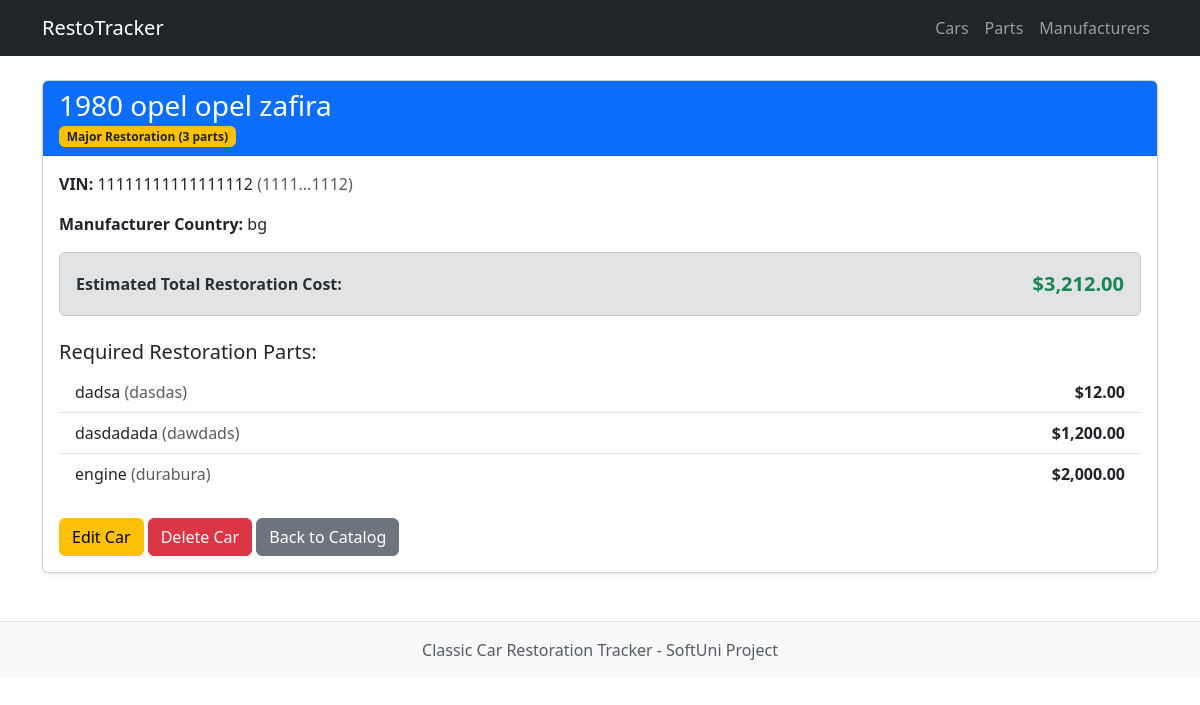
/vehicles/2/, run on the app's committed database.
### vehicles/models.py (models this page shows, shortened)
class ClassicCar(models.Model):
    model_name = models.CharField(
        max_length=100,
    )
    manufacture_year = models.PositiveIntegerField(
        validators=[
            MinValueValidator(1886, message='Manufacture year must be 1886 or later (invention of the automobile)'),
            MaxValueValidator(1990, message='A classic car must have been manufactured in 1990 or earlier.')
        ],
        help_text='Year must be between 1886 and 1990.'
    )
    vin = models.CharField(
        max_length=17,
        unique=True,
        validators=[
            RegexValidator(
                regex=r'^[A-HJ-NPR-Z0-9]{17}$',
                message='VIN must be exactly 17 alphanumerical characters (standard VIN excludes letters I, O and Q).'
            )
        ],
        error_messages={
            'unique': 'A vehicle with that VIN already exists.'
        },
        help_text='17-character unique Vehicle Identification Number (VIN).'
    )
    manufacturer = models.ForeignKey(
        to=Manufacturer,
        on_delete=models.CASCADE,
        related_name='cars',
    )
    required_parts = models.ManyToManyField(
        to=RestorationPart,
        related_name='cars',
        blank=True,
    )
    class Meta:
        ordering = ['-manufacture_year', 'model_name']
        verbose_name = 'Classic Car'
        verbose_name_plural = 'Classic Cars'

### brands/models.py (models this page shows, shortened)
class Manufacturer(models.Model):
    name = models.CharField(
        max_length=100,
        unique=True,
        error_messages={
            'unique': 'A manufacturer with this brand name already exists.'
        }
    )
    country = models.CharField(
        max_length=100,
    )
    established_year = models.PositiveIntegerField(
        validators=[
            MinValueValidator(1700, message='Established year must be 1700 or later.')
        ],
        help_text='Year the brand was established'
    )
    class Meta:
        ordering = ['name',]
        verbose_name = 'Manufacturer'
        verbose_name_plural = 'Manufacturers'

### parts/models.py (models this page shows, shortened)
class RestorationPart(models.Model):
    name = models.CharField(
        max_length=100,
    )
    part_number = models.CharField(
        max_length=50,
        unique=True,
        validators=[
            MinLengthValidator(3, message='Part number must be at least 3 characters long.')
        ],
        error_messages={
            'unique': 'A restoration part with that number already exists.'
        }
    )
    price = models.DecimalField(
        max_digits=10,
        decimal_places=2,
        validators=[
            MinValueValidator(Decimal('0.01'), message='Price must be at least $0.01/')
        ],
        help_text='Cost of the part in USD.'
    )
    class Meta:
        ordering = ['name', 'price']
        verbose_name = 'Restoration Part'
        verbose_name_plural = 'Restoration Parts'

### vehicles/views.py (the view)
# urls.py: path('', ClassicCarDetailView.as_view(), name='car-detail'),
class ClassicCarDetailView(DetailView):
    model = ClassicCar
    template_name = 'vehicles/car_detail.html'
    context_object_name = 'car'

### vehicles/templatetags/vehicle_tags.py (called while the page is built)
@register.filter(name='currency')
def currency(value):
    if value is None or value == '':
        return '$0.00'
    try:
        val = Decimal(str(value))
        return f"${val:,.2f}"
    except (ValueError, TypeError):
        return value

@register.filter(name='total_parts_cost')
def total_parts_cost(car):
    if not car:
        return '$0.00'
    total = sum(part.price for part in car.required_parts.all())
    return f"${total:,.2f}"

@register.filter(name='mask_vin')
def mask_vin(vin):
    if not vin or len(vin) < 10:
        return vin
    return f"{vin[:4]}...{vin[-4:]}"

@register.simple_tag
def restoration_status_badge(car):
    count = car.required_parts.count()
    if count == 0:
        return '<span class="badge bg-success">Ready / No Parts Needed</span>'
    elif count <= 2:
        return f'<span class="badge bg-info text-dark">Minor Restoration ({count} parts)</span>'
    else:
        return f'<span class="badge bg-warning text-dark">Major Restoration ({count} parts)</span>'

### templates/vehicles/car_detail.html
{% extends 'base.html' %}
{% load vehicle_tags %}
{% block content %}
<div class="card shadow-sm mt-4">
    <div class="card-header bg-primary text-white">
        <h3 class="mb-0">{{ car.manufacture_year }} {{ car.manufacturer.name }} {{ car.model_name }}</h3>
        {% restoration_status_badge car as badge %}
        <div>{{ badge|safe }}</div>
    </div>
    <div class="card-body">
        <p><strong>VIN:</strong> {{ car.vin }}  <span class="text-muted">({{ car.vin|mask_vin }})</span></p>
        <p><strong>Manufacturer Country:</strong> {{ car.manufacturer.country }}</p>
        <div class="alert alert-secondary d-flex justify-content-between align-items-center mt-3">
            <span><strong>Estimated Total Restoration Cost:</strong></span>
            <span class="fs-5 fw-bold text-success">{{ car|total_parts_cost }}</span>
        </div>
        <h5 class="mt-4">Required Restoration Parts:</h5>
        {% if car.required_parts.all %}
            <ul class="list-group list-group-flush mb-4">
                {% for part in car.required_parts.all %}
                    <li class="list-group-item d-flex justify-content-between align-items-center">
                        <span>{{ part.name }} <span class="text-muted">({{ part.part_number }})</span></span>
                        <span class="text-succsss fw-bold">{{ part.price|currency }}</span>
                    </li>
                {% endfor %}
            </ul>
        {% else %}
            <p class="text-muted mb-4">No parts currently assigned to this vehicle</p>
        {% endif %}
        <div class="mt-2">
            <a href="{% url 'vehicles:car-update' car.pk %}" class="btn btn-warning">Edit Car</a>
            <a href="{% url 'vehicles:car-delete' car.pk %}" class="btn btn-danger">Delete Car</a>
            <a href="{% url 'vehicles:car-list' %}" class="btn btn-secondary">Back to Catalog</a>
        </div>
    </div>
</div>
{% endblock %}

### data on the page
ClassicCar: manufacture_year "1980", manufacturer.name "opel", model_name "opel zafira", vin "11111111111111112", vin|mask_vin "1111...1112", manufacturer.country "bg", id.price "$3,212.00"
RestorationPart: name "dadsa", part_number "dasdas", price "$12.00"
RestorationPart: name "dasdadada", part_number "dawdads", price "$1,200.00"
RestorationPart: name "engine", part_number "durabura", price "$2,000.00"

### other printed values
{{ badge|safe }} "Major Restoration (3 parts)"
